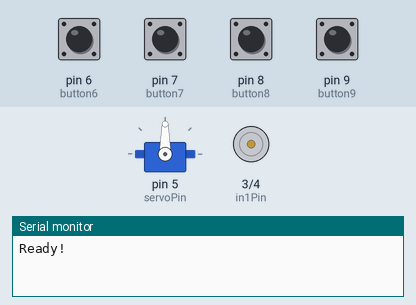
This sketch was run on a simulated Arduino Uno, built with avr-gcc and run on an emulated ATmega328P. Shown: servo, motor-driver pin pairs drawn as motors (green arrow = first pin HIGH = forward, orange = second pin HIGH = backward, longer = more drive, scaled by the enable pin), the last lines printed to the serial monitor. The inputs (shaded band) are chosen by the test bench; at power-on: pin 6 (button6), pin 7 (button7), pin 8 (button8), pin 9 (button9) LOW.

Above: at 1.2 s.
1.3 s: pin 6 (button6) pulled HIGH for 0.15 s
At 2.3 s:
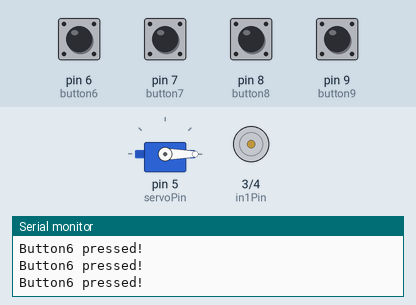
2.9 s: pin 7 (button7) pulled HIGH for 0.15 s
At 3.5 s:
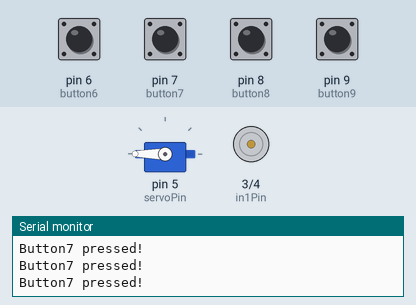
4.5 s: pin 8 (button8) pulled HIGH for 0.15 s
At 4.57 s:
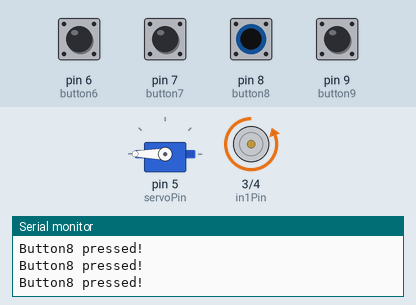
6.1 s: pin 9 (button9) pulled HIGH for 0.15 s
At 6.17 s:
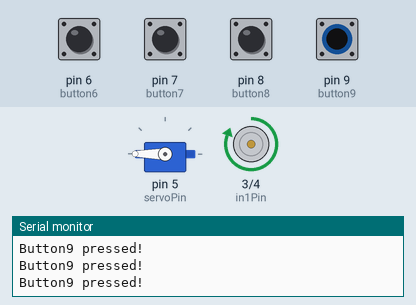
7.7 s: pin 6 (button6) pulled HIGH for 1 s
At 8.3 s:
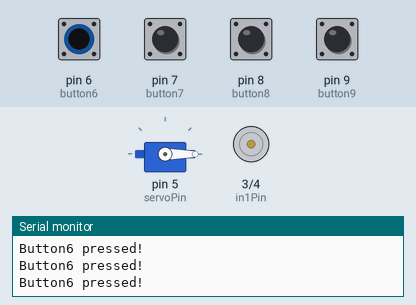
10.2 s: pin 8 (button8) pulled HIGH for 1 s
At 11.0 s:
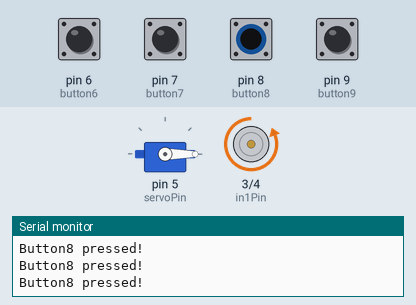
Timing chart, 0 to 13.2 s (numbered marks = the images above; inputs shaded):
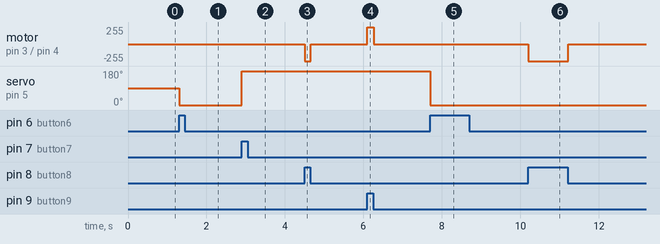

The sketch:

CS1600Final.ino
```cpp
/*
* Prints the result of the button press to the serial monitor.
*/

#include <Servo.h>

Servo myservo;
int servoPosition = 0;

int button6 = 6;
int button7 = 7;
int button8 = 8;
int button9 = 9;
int servoPin = 5;

int enablePin = 2;
int in1Pin = 3;
int in2Pin = 4;


void setup() {
  Serial.begin(9600);
  while (!Serial); // Wait for Serial to initialize
  Serial.println("Ready!");
  pinMode(button6, INPUT);
  pinMode(button7, INPUT);
  pinMode(button8, INPUT);
  pinMode(button9, INPUT);
  myservo.attach(servoPin);


  pinMode(in1Pin, OUTPUT);
  pinMode(in2Pin, OUTPUT);
  pinMode(enablePin, OUTPUT);
}

void loop() {
  int buttonState6 = digitalRead(button6);
  int buttonState7 = digitalRead(button7);
  int buttonState8 = digitalRead(button8);
  int buttonState9 = digitalRead(button9);


  if (buttonState6 == HIGH) {
    Serial.println("Button6 pressed!");
    myservo.writeMicroseconds(0);
  }
  if (buttonState7 == HIGH) {
    Serial.println("Button7 pressed!");
    myservo.write(180);
  }
  if (buttonState8 == HIGH) {
    Serial.println("Button8 pressed!");
    setMotor(255, true);
  } else if (buttonState9 == HIGH) {
    Serial.println("Button9 pressed!");
    setMotor(255, false);
  } else {
    setMotor(0, false);
  }
}
void setMotor(int speed, boolean reverse)
{
  analogWrite(enablePin, speed);
  digitalWrite(in1Pin, ! reverse);
  digitalWrite(in2Pin, reverse);
}


// int enablePin = 2;
// int in1Pin = 3;
// int in2Pin = 4;

// void setup()
// {
//   pinMode(in1Pin, OUTPUT);
//   pinMode(in2Pin, OUTPUT);
//   pinMode(enablePin, OUTPUT);
// }

// void loop()
// {
//   int speed = analogRead(potPin) / 4;
//   boolean reverse = digitalRead(switchPin);
//   setMotor(speed, reverse);
// }

// void setMotor(int speed, boolean reverse)
// {
//   analogWrite(enablePin, speed);
//   digitalWrite(in1Pin, ! reverse);
//   digitalWrite(in2Pin, reverse);
// }
```

Measured:
- after the input at 1.3 s, servo on pin 5 (servoPin): 90° → 0° at once
- after the input at 2.9 s, servo on pin 5 (servoPin): 0° → 180° at once
- after the input at 4.5 s, motor on pin 3 (in1Pin) / pin 4 (in2Pin): stopped → backward 255/255 at once, → stopped 0.16 s later
- after the input at 6.1 s, motor on pin 3 (in1Pin) / pin 4 (in2Pin): stopped → forward 255/255 at once, → stopped 0.16 s later
- after the input at 7.7 s, servo on pin 5 (servoPin): 180° → 0° at once
- after the input at 10.2 s, motor on pin 3 (in1Pin) / pin 4 (in2Pin): stopped → backward 255/255 at once, → stopped 1.0 s later
